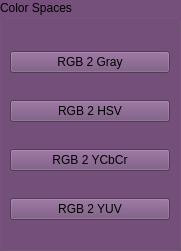
      <widget class="QGroupBox" name="ColorSpaces">
       <property name="geometry">
        <rect>
         <x>40</x>
         <y>30</y>
         <width>181</width>
         <height>251</height>
        </rect>
       </property>
       <property name="palette">
        <palette>
         <active>
          <colorrole role="WindowText">
           <brush brushstyle="SolidPattern">
            <color alpha="255">
             <red>0</red>
             <green>0</green>
             <blue>0</blue>
            </color>
           </brush>
          </colorrole>
          <colorrole role="Button">
           <brush brushstyle="SolidPattern">
            <color alpha="255">
             <red>117</red>
             <green>80</green>
             <blue>123</blue>
            </color>
           </brush>
          </colorrole>
          <colorrole role="Light">
           <brush brushstyle="SolidPattern">
            <color alpha="255">
             <red>176</red>
             <green>120</green>
             <blue>185</blue>
            </color>
           </brush>
          </colorrole>
          <colorrole role="Midlight">
           <brush brushstyle="SolidPattern">
            <color alpha="255">
             <red>146</red>
             <green>100</green>
             <blue>154</blue>
            </color>
           </brush>
          </colorrole>
          <colorrole role="Dark">
           <brush brushstyle="SolidPattern">
            <color alpha="255">
             <red>58</red>
             <green>40</green>
             <blue>61</blue>
            </color>
           </brush>
          </colorrole>
          <colorrole role="Mid">
           <brush brushstyle="SolidPattern">
            <color alpha="255">
             <red>78</red>
             <green>53</green>
             <blue>82</blue>
            </color>
           </brush>
          </colorrole>
          <colorrole role="Text">
           <brush brushstyle="SolidPattern">
            <color alpha="255">
             <red>0</red>
             <green>0</green>
             <blue>0</blue>
            </color>
           </brush>
          </colorrole>
          <colorrole role="BrightText">
           <brush brushstyle="SolidPattern">
            <color alpha="255">
             <red>0</red>
             <green>0</green>
             <blue>0</blue>
            </color>
           </brush>
          </colorrole>
          <colorrole role="ButtonText">
           <brush brushstyle="SolidPattern">
            <color alpha="255">
             <red>0</red>
             <green>0</green>
             <blue>0</blue>
            </color>
           </brush>
          </colorrole>
          <colorrole role="Base">
           <brush brushstyle="SolidPattern">
            <color alpha="255">
             <red>255</red>
             <green>255</green>
             <blue>255</blue>
            </color>
           </brush>
          </colorrole>
          <colorrole role="Window">
           <brush brushstyle="SolidPattern">
            <color alpha="255">
             <red>117</red>
             <green>80</green>
             <blue>123</blue>
            </color>
           </brush>
          </colorrole>
          <colorrole role="Shadow">
           <brush brushstyle="SolidPattern">
            <color alpha="255">
             <red>0</red>
             <green>0</green>
             <blue>0</blue>
            </color>
           </brush>
          </colorrole>
          <colorrole role="AlternateBase">
           <brush brushstyle="SolidPattern">
            <color alpha="255">
             <red>58</red>
             <green>40</green>
             <blue>61</blue>
            </color>
           </brush>
          </colorrole>
          <colorrole role="ToolTipBase">
           <brush brushstyle="SolidPattern">
            <color alpha="255">
             <red>255</red>
             <green>255</green>
             <blue>220</blue>
            </color>
           </brush>
          </colorrole>
          <colorrole role="ToolTipText">
           <brush brushstyle="SolidPattern">
            <color alpha="255">
             <red>0</red>
             <green>0</green>
             <blue>0</blue>
            </color>
           </brush>
          </colorrole>
         </active>
         <inactive>
          <colorrole role="WindowText">
           <brush brushstyle="SolidPattern">
            <color alpha="255">
             <red>0</red>
             <green>0</green>
             <blue>0</blue>
            </color>
           </brush>
          </colorrole>
          <colorrole role="Button">
           <brush brushstyle="SolidPattern">
            <color alpha="255">
             <red>117</red>
             <green>80</green>
             <blue>123</blue>
            </color>
           </brush>
          </colorrole>
          <colorrole role="Light">
           <brush brushstyle="SolidPattern">
            <color alpha="255">
             <red>176</red>
             <green>120</green>
             <blue>185</blue>
            </color>
           </brush>
          </colorrole>
          <colorrole role="Midlight">
           <brush brushstyle="SolidPattern">
            <color alpha="255">
             <red>146</red>
             <green>100</green>
             <blue>154</blue>
            </color>
           </brush>
          </colorrole>
          <colorrole role="Dark">
           <brush brushstyle="SolidPattern">
            <color alpha="255">
             <red>58</red>
             <green>40</green>
             <blue>61</blue>
            </color>
           </brush>
          </colorrole>
          <colorrole role="Mid">
           <brush brushstyle="SolidPattern">
            <color alpha="255">
             <red>78</red>
             <green>53</green>
             <blue>82</blue>
            </color>
           </brush>
          </colorrole>
          <colorrole role="Text">
           <brush brushstyle="SolidPattern">
            <color alpha="255">
             <red>0</red>
             <green>0</green>
             <blue>0</blue>
            </color>
           </brush>
          </colorrole>
          <colorrole role="BrightText">
           <brush brushstyle="SolidPattern">
            <color alpha="255">
             <red>0</red>
             <green>0</green>
             <blue>0</blue>
            </color>
           </brush>
          </colorrole>
          <colorrole role="ButtonText">
           <brush brushstyle="SolidPattern">
            <color alpha="255">
             <red>0</red>
             <green>0</green>
             <blue>0</blue>
            </color>
           </brush>
          </colorrole>
          <colorrole role="Base">
           <brush brushstyle="SolidPattern">
            <color alpha="255">
             <red>173</red>
             <green>127</green>
             <blue>168</blue>
            </color>
           </brush>
          </colorrole>
          <colorrole role="Window">
           <brush brushstyle="SolidPattern">
            <color alpha="255">
             <red>117</red>
             <green>80</green>
             <blue>123</blue>
            </color>
           </brush>
          </colorrole>
          <colorrole role="Shadow">
           <brush brushstyle="SolidPattern">
            <color alpha="255">
             <red>0</red>
             <green>0</green>
             <blue>0</blue>
            </color>
           </brush>
          </colorrole>
          <colorrole role="AlternateBase">
           <brush brushstyle="SolidPattern">
            <color alpha="255">
             <red>58</red>
             <green>40</green>
             <blue>61</blue>
            </color>
           </brush>
          </colorrole>
          <colorrole role="ToolTipBase">
           <brush brushstyle="SolidPattern">
            <color alpha="255">
             <red>255</red>
             <green>255</green>
             <blue>220</blue>
            </color>
           </brush>
          </colorrole>
          <colorrole role="ToolTipText">
           <brush brushstyle="SolidPattern">
            <color alpha="255">
             <red>0</red>
             <green>0</green>
             <blue>0</blue>
            </color>
           </brush>
          </colorrole>
         </inactive>
         <disabled>
          <colorrole role="WindowText">
           <brush brushstyle="SolidPattern">
            <color alpha="255">
             <red>58</red>
             <green>40</green>
             <blue>61</blue>
            </color>
           </brush>
          </colorrole>
          <colorrole role="Button">
           <brush brushstyle="SolidPattern">
            <color alpha="255">
             <red>117</red>
             <green>80</green>
             <blue>123</blue>
            </color>
           </brush>
          </colorrole>
          <colorrole role="Light">
           <brush brushstyle="SolidPattern">
            <color alpha="255">
             <red>176</red>
             <green>120</green>
             <blue>185</blue>
            </color>
           </brush>
          </colorrole>
          <colorrole role="Midlight">
           <brush brushstyle="SolidPattern">
            <color alpha="255">
             <red>146</red>
             <green>100</green>
             <blue>154</blue>
            </color>
           </brush>
          </colorrole>
          <colorrole role="Dark">
           <brush brushstyle="SolidPattern">
            <color alpha="255">
             <red>58</red>
             <green>40</green>
             <blue>61</blue>
            </color>
           </brush>
          </colorrole>
          <colorrole role="Mid">
           <brush brushstyle="SolidPattern">
            <color alpha="255">
             <red>78</red>
             <green>53</green>
             <blue>82</blue>
            </color>
           </brush>
          </colorrole>
          <colorrole role="Text">
           <brush brushstyle="SolidPattern">
            <color alpha="255">
             <red>58</red>
             <green>40</green>
             <blue>61</blue>
            </color>
           </brush>
          </colorrole>
          <colorrole role="BrightText">
           <brush brushstyle="SolidPattern">
            <color alpha="255">
             <red>0</red>
             <green>0</green>
             <blue>0</blue>
            </color>
           </brush>
          </colorrole>
          <colorrole role="ButtonText">
           <brush brushstyle="SolidPattern">
            <color alpha="255">
             <red>58</red>
             <green>40</green>
             <blue>61</blue>
            </color>
           </brush>
          </colorrole>
          <colorrole role="Base">
           <brush brushstyle="SolidPattern">
            <color alpha="255">
             <red>117</red>
             <green>80</green>
             <blue>123</blue>
            </color>
           </brush>
          </colorrole>
          <colorrole role="Window">
           <brush brushstyle="SolidPattern">
            <color alpha="255">
             <red>117</red>
             <green>80</green>
             <blue>123</blue>
            </color>
           </brush>
          </colorrole>
          <colorrole role="Shadow">
           <brush brushstyle="SolidPattern">
            <color alpha="255">
             <red>0</red>
             <green>0</green>
             <blue>0</blue>
            </color>
           </brush>
          </colorrole>
          <colorrole role="AlternateBase">
           <brush brushstyle="SolidPattern">
            <color alpha="255">
             <red>117</red>
             <green>80</green>
             <blue>123</blue>
            </color>
           </brush>
          </colorrole>
          <colorrole role="ToolTipBase">
           <brush brushstyle="SolidPattern">
            <color alpha="255">
             <red>255</red>
             <green>255</green>
             <blue>220</blue>
            </color>
           </brush>
          </colorrole>
          <colorrole role="ToolTipText">
           <brush brushstyle="SolidPattern">
            <color alpha="255">
             <red>0</red>
             <green>0</green>
             <blue>0</blue>
            </color>
           </brush>
          </colorrole>
         </disabled>
        </palette>
       </property>
       <property name="title">
        <string>Color Spaces</string>
       </property>
       <widget class="QWidget" name="verticalLayoutWidget">
        <property name="geometry">
         <rect>
          <x>10</x>
          <y>30</y>
          <width>160</width>
          <height>211</height>
         </rect>
        </property>
        <layout class="QVBoxLayout" name="verticalLayout">
         <item>
          <widget class="QPushButton" name="GrayButton">
           <property name="text">
            <string>RGB 2 Gray</string>
           </property>
          </widget>
         </item>
         <item>
          <widget class="QPushButton" name="HSVButton">
           <property name="text">
            <string>RGB 2 HSV</string>
           </property>
          </widget>
         </item>
         <item>
          <widget class="QPushButton" name="YCbCrButton">
           <property name="text">
            <string>RGB 2 YCbCr</string>
           </property>
          </widget>
         </item>
         <item>
          <widget class="QPushButton" name="YUVButton">
           <property name="text">
            <string>RGB 2 YUV</string>
           </property>
          </widget>
         </item>
        </layout>
       </widget>
      </widget>
